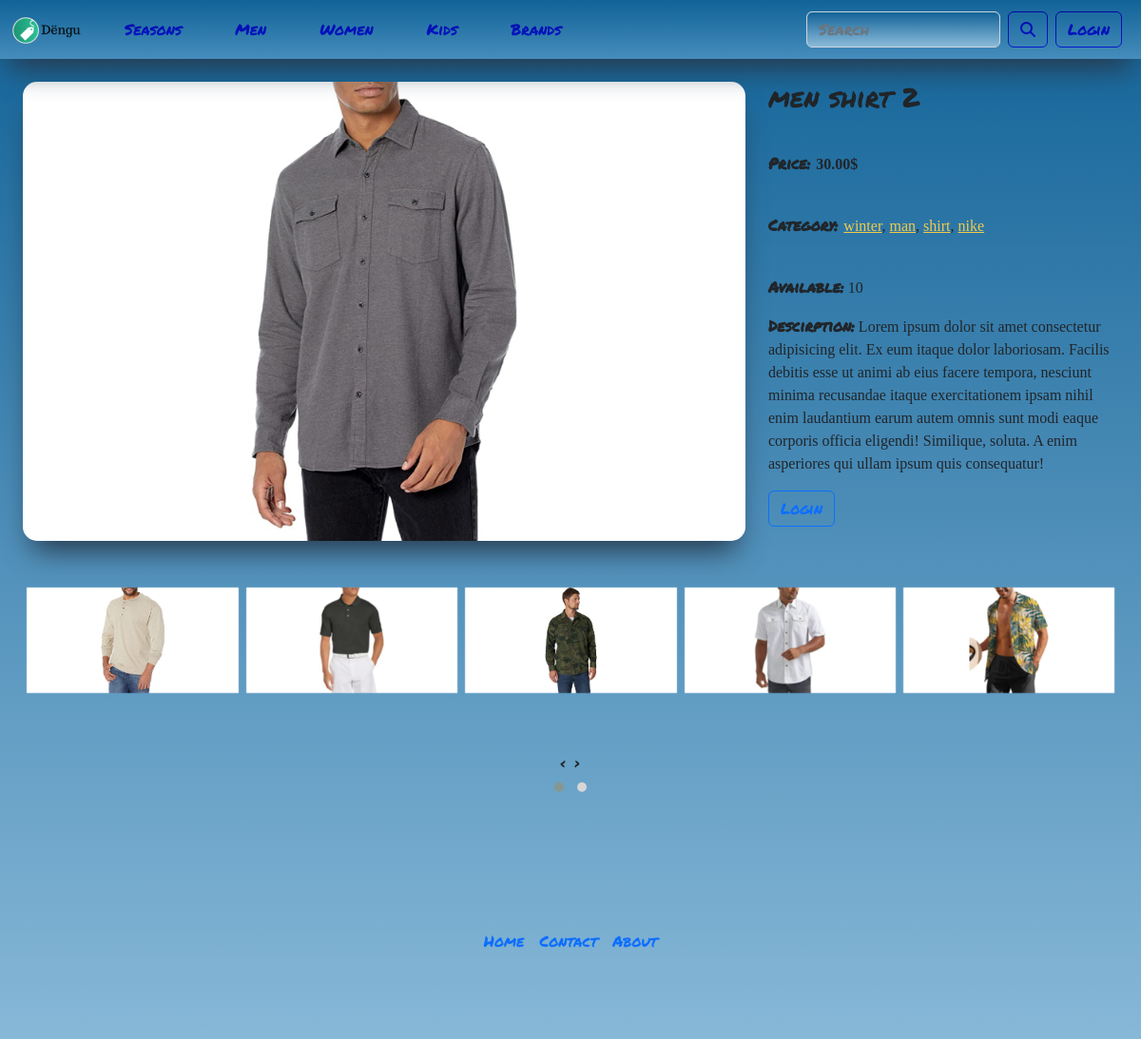
The page /item/7 on the database its author committed.
### home/models.py (models this page shows)
class Product(models.Model):
    product_id = models.AutoField(primary_key=True)
    product_name = models.CharField(max_length=50)
    product_image = models.ImageField(upload_to='static/media/products')
    product_brand = models.ForeignKey(Brand, on_delete=models.CASCADE)
    product_season = models.CharField(max_length=50, choices=SEASON_CHOICES)
    product_gender = models.CharField(max_length=50, choices=GENDER_CHOICES)
    product_type = models.ForeignKey(Type, on_delete=models.CASCADE)
    product_price = models.DecimalField(max_digits=10, decimal_places=2)
    product_quantity = models.PositiveIntegerField()
    product_description = models.TextField(max_length=500)
    def __str__(self):
        return f'{self.product_season}, {self.product_gender}, {self.product_type}, {self.product_price}, {self.product_brand}, {self.product_quantity}, {self.product_name}'

class Type(models.Model):
    type_id = models.AutoField(primary_key=True)
    type_name = models.CharField(max_length=50)
    def __str__(self):
        return f'{self.type_name}'

class Brand(models.Model):
    brand_id = models.AutoField(primary_key=True)
    brand_name = models.CharField(max_length=50)
    brand_image = models.ImageField(upload_to='static/media/brands')
    def __str__(self):
        return f'{self.brand_name}'

### home/views.py (the view)
# urls.py: path('item/<id>', views.item, name='item'),
def item(request, id):
    single_item = Product.objects.get(product_id=id)
    similar_item = Product.objects.raw(
        f'SELECT * FROM home_product WHERE product_gender = "{single_item.product_gender}" and product_type_id = "{single_item.product_type_id}" ORDER BY RAND()'
    )
    context = {"single_item": single_item, "similar_item": similar_item}
    return render(request, "item.html", context)

### home/templates/item.html (shortened to what this page needs)
{% extends 'index.html' %}
{% load static %}
{% block content %}
<div class="container-fluid">
  <div class="row">
    <div class="col-12" id="itemsContainer">
      <div class="row" id="singleItem">
        <div class="col-12 col-md-8" id="itemsImage">
          <img src="{{single_item.product_image.url}}" alt="" />
        </div>
        <div class="col-12 col-md-4" id="itemsDescription">
          <div class="row">
            <div class="col-12">
              <h3 class="itemsDescriptionElement" style="mix-blend-mode: color-burn;">{{single_item.product_name}}</h3>
            </div>
            <div class="col-12">
              <p class="itemsDescriptionElement"><strong>Price:</strong>  <strong class="noFont">{{single_item.product_price}}$</strong></p>
            </div>
            <div class="col-12">
              <p class="itemsDescriptionElement"  style="text-transform: lowercase; font-family: none;">
                <b style="text-transform:none;">Category: </b>
                {% if single_item.product_season == 'WINTER' %}
                <a href="../items/{{single_item.product_season}}/product_gender/product_type_id/product_brand_id" class="noFont itemLink" style="color:#f1cb4c; ">{{single_item.product_season}}</a>,
                <a href="../items/product_season/{{single_item.product_gender}}/product_type_id/product_brand_id" class="noFont itemLink" style="color:#f1cb4c;">{{single_item.product_gender}}</a>,
                <a href="../items/product_season/product_gender/{{single_item.product_type_id}}/product_brand_id" class="noFont itemLink" style="color:#f1cb4c;">{{single_item.product_type}}</a>,
                <a href="../items/product_season/product_gender/product_type_id/{{single_item.product_brand_id}}" class="noFont itemLink" style="color:#f1cb4c;">{{single_item.product_brand}}</a>
                {% endif %}
              </p>
            </div>
            <div class="col-12">
              <p class="noFont">
                <strong>Available:</strong>
                {{single_item.product_quantity}}
              </p>
            </div>
            <div class="col-12">
              <p class="noFont">
                <strong>Descirption:</strong>
                {{single_item.product_description}}
              </p>
            </div>
          </div>
          <div class="row">
            <div class="col-12" id="addToChart">
              {% if user.is_authenticated %}
              {% if single_item.product_quantity == 0 %}
              <button type="button" data-product={{single_item.product_id}} data-action="add" class="btn btn-outline-primary update-cart" disabled>Add to chart</button>
              <button type="button" data-product={{single_item.product_id}} data-action="add" class="btn btn-outline-primary update-cart" disabled><a href="/cart" style="text-decoration: none; color: inherit;">Buy</a></button>
              {% else %}
              <button type="button" data-product={{single_item.product_id}} data-action="add" class="btn btn-outline-primary update-cart">Add to chart</button>
              <button type="button" data-product={{single_item.product_id}} data-action="add" class="btn btn-outline-primary update-cart"><a href="/cart" style="text-decoration: none; color: inherit;">Buy</a></button>
              {% endif %}
              {% else %}
              <a class="btn btn-outline-primary" type="submit" href="{% url 'login_user' %}"> Login </a>
              {% endif %}
            </div>
          </div>
        </div>
      </div>
      <div class="row" id="itemsSection">
        <div class="col-12">
          <div class="owl-carousel owl-theme">
            {% for similar in similar_item|slice:"10" %}
            <div class="owlDiv">
              <a href="../item/{{similar.product_id}}"><img src="{{similar.product_image.url}}" alt="" /></a>
            </div>
            {% endfor %}
          </div>
        </div>
      </div>
    </div>
  </div>
</div>
{% endblock %}

### static/css/dengu.css (style rules this page uses)
* { font-family: "Permanent Marker", cursive; }
.noFont { font-family: none; }
.topmenuItem, .btn-outline-primary, .footer-link, .btn-outline-primary { mix-blend-mode: color-burn; }
img, .card { cursor: pointer; transition: transform 0.3s; }
#itemsContainer { margin-top: 70px; }
#itemsContainer { display: flex; flex-direction: column; justify-content: flex-start; align-items: center; }
#singleItem { margin-bottom: 15px; }
#itemsContainer > div { width: 100%; }
#itemsImage img { width: 100%; height: 100%; object-fit: cover; border-radius: 15px; box-shadow: rgb(38 57 77) 0px 20px 30px -10px; }
#itemsDescription { display: flex; flex-direction: column; align-items: flex-start; justify-content: space-between; margin-bottom: 15px; }
.itemsDescriptionElement { margin-bottom: 40px; }
#salesSection, #brandSection, #itemsSection { height: 250px; margin: 0 20px 30px 20px; display: flex; flex-direction: column; justify-content: center; }
.owlDiv { height: 200px; display: flex; flex-direction: column; justify-content: center; margin: 0 4px; }
.owlDiv img { object-fit: cover; height: 100%; width: 100%; }

### rows shown on the page
Product: product_image (picture), product_name "men shirt 2", product_price "30.00", product_season "winter", product_gender "man", product_type "shirt", product_brand "nike", product_quantity "10", product_description "Lorem ipsum dolor sit amet consectetur adipisicing elit. Ex eum itaque dolor laboriosam. Facilis debitis esse ut animi ab eius facere tempora, nesciunt minima recusandae itaque exercitationem ipsam nihil enim laudantium earum autem omnis sunt modi eaque corporis officia eligendi! Similique, soluta. A enim asperiores qui ullam ipsum quis consequatur!"
Product: product_image (picture)
Product: product_image (picture)
Product: product_image (picture)
Product: product_image (picture)
Product: product_image (picture)
